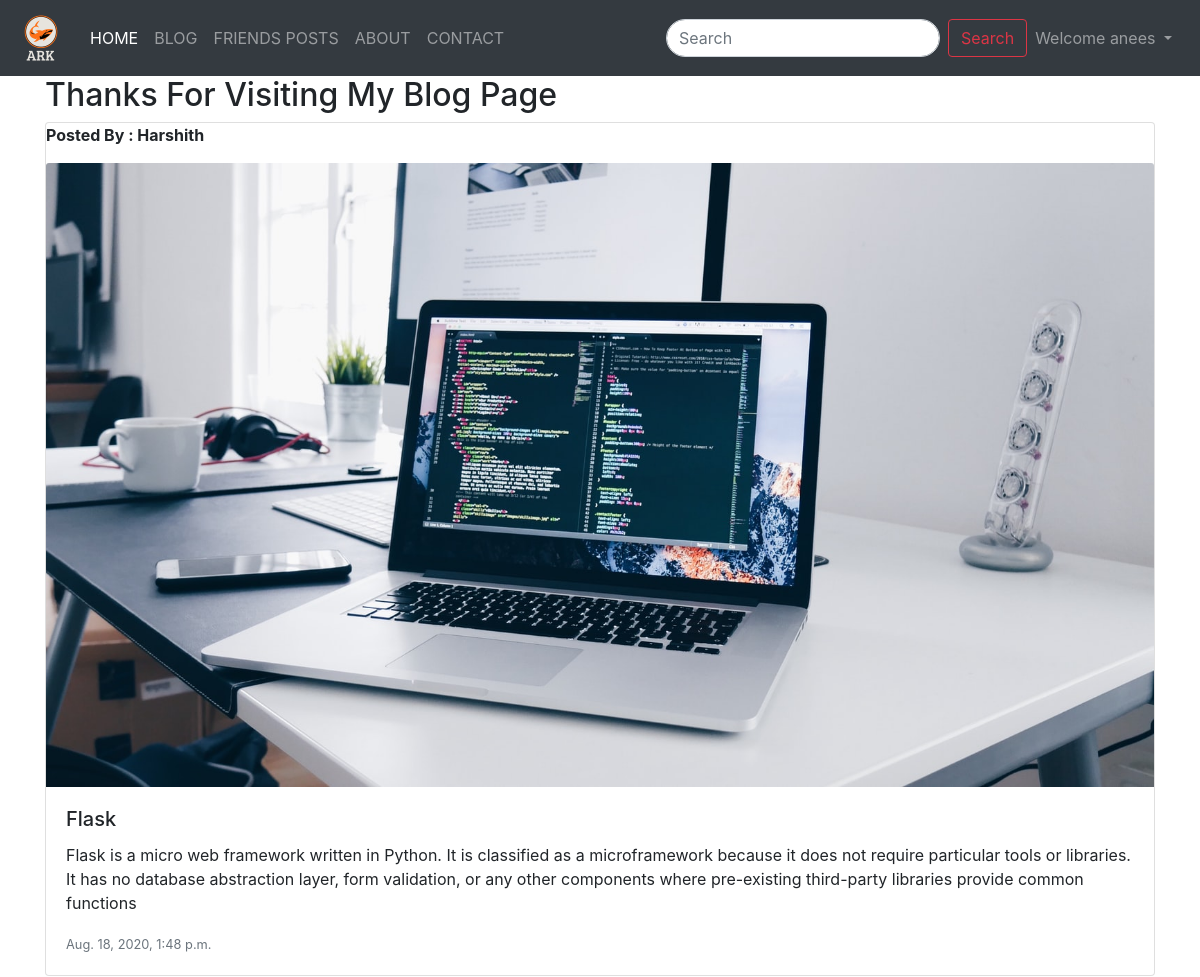
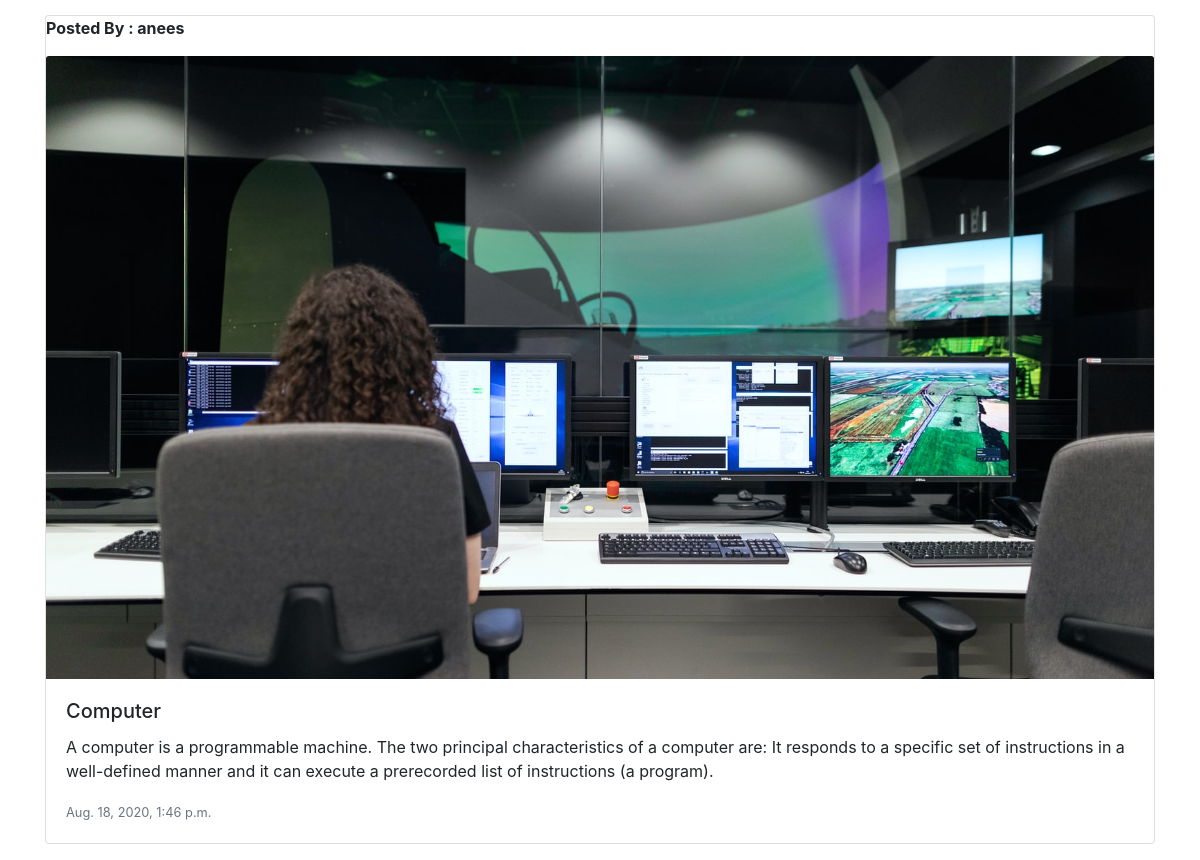
The app's page /blogPost (signed in) with its own data (2 pictures, top to bottom).
### app/models.py (models this page shows, shortened)
class Adminspost(models.Model):
    title=models.CharField(max_length=50)
    content=models.TextField()
    author=models.CharField(max_length=50)
    img=models.ImageField(upload_to='friends',blank=True,null=True)
    timeStamp=models.DateTimeField(auto_now_add=True,blank=True)

### app/views.py (the view)
# urls.py: path('blogPost', views.blogPost, name='blogPost'),
def blogPost(request):
    if not request.user.is_authenticated:
        messages.warning(request,"Please Login and Try Again")
        return redirect('/')
    posts=Adminspost.objects.all()
    context={'posts':posts}
    return render(request,'home/blogPost.html',context)

### templates/home/blogPost.html (shortened to what this page needs)
{% extends 'basic.html' %}
{% block body %}
<div class="container">
<marquee behavior="" direction=""> <h2>Thanks For Visiting My Blog Page </h2></marquee>
{% for post in posts reversed %}
<div class="card mb-3">
  <p><b>Posted By : {{post.author}} </b></p>
  <img src="{{post.img.url}}" class="card-img-top" alt="...">
  <div class="card-body">
    <h5 class="card-title">{{post.title}}</h5>
    <p class="card-text">{{post.content}}</p>
    <p class="card-text"><small class="text-muted">{{post.timeStamp}}</small></p>
  </div>
</div>
{% endfor %}
</div>
{% endblock body %}

### templates/basic.html (shortened to what this page needs)
{% load static %}
<!doctype html>
<html lang="en">
  <head>
    <link rel="stylesheet" href="https://cdnjs.cloudflare.com/ajax/libs/font-awesome/4.7.0/css/font-awesome.min.css">
    <link rel="stylesheet" href="https://stackpath.bootstrapcdn.com/bootstrap/4.5.2/css/bootstrap.min.css">
  </head>
  <body>
  <nav class="navbar navbar-expand-lg navbar-dark bg-dark">
  <a class="navbar-brand" href="/"><img class="brandLogo" src="{% static 'images/ark.png' %}" alt="image"> </a>
  <div class="collapse navbar-collapse" id="navbarSupportedContent">
    <ul class="navbar-nav mr-auto">
      <li class="nav-item active">
        <a class="nav-link" href="/">HOME<span class="sr-only">(current)</span></a>
      </li>
      <li class="nav-item">
        <a class="nav-link" href="/blogPost">BLOG</a>
      </li>
      <li class="nav-item">
        <a class="nav-link" href="/friendsPost">FRIENDS POSTS</a>
      </li>
      <li class="nav-item">
        <a class="nav-link" href="/about">ABOUT</a>
      </li>
      <li class="nav-item">
        <a class="nav-link" href="/contact">CONTACT</a>
      </li>
 </ul>
    <form class="ml-auto form-inline" action="/search" method="get">
      <input class="form-control mr-sm-2" type="search" placeholder="Search" aria-label="Search" name="search" id="search">
      <button class="btn btn-outline-danger my-2 my-sm-0" type="submit">Search</button>
    </form>
{% if user.is_authenticated %}
<ul class="navbar-nav mr-1">
         <li class="nav-item dropdown">
        <a class="nav-link dropdown-toggle" href="#" id="navbarDropdown" role="button" data-toggle="dropdown" aria-haspopup="true" aria-expanded="false">
          Welcome {{request.user}}
        </a>
      </li>
      </ul>
{% else %}
    <button type="button" class="btn btn-danger mx-1" data-toggle="modal" data-target="#loginModel"> Login</button>
    <button type="button" class="btn btn-danger mx-1" data-toggle="modal" data-target="#signupModel"> Signup</button>
{% endif %}
  </div>
</nav>
{% block body %}
{% endblock body %}
  </body>
</html>

### templates/basic.html (style rules this page uses)
.brandLogo { height:50px; filter:invert(100%); }
.form-control { display: block; width: 100%; height: calc(1.5em + .75rem + 2px); padding: .375rem .75rem; font-size: 1rem; font-weight: 400; line-height: 1.5; color: #495057; background-color: #fff; background-clip: padding-box; border: 1px solid #ced4da; border-radius: 1.25rem; transition: border-color .15s ease-in-out,box-shadow .15s ease-in-out; }

### records on screen
Adminspost: author "Harshith", img (picture), title "Flask", content "Flask is a micro web framework written in Python. It is classified as a microframework because it does not require particular tools or libraries. It has no database abstraction layer, form validation, or any other components where pre-existing third-party libraries provide common functions", timeStamp "Aug. 18, 2020, 1:48 p.m."
Adminspost: author "anees", img (picture), title "Computer", content "A computer is a programmable machine. The two principal characteristics of a computer are: It responds to a specific set of instructions in a well-defined manner and it can execute a prerecorded list of instructions (a program).", timeStamp "Aug. 18, 2020, 1:46 p.m."

### other values on screen
{{ request.user }} "anees"
